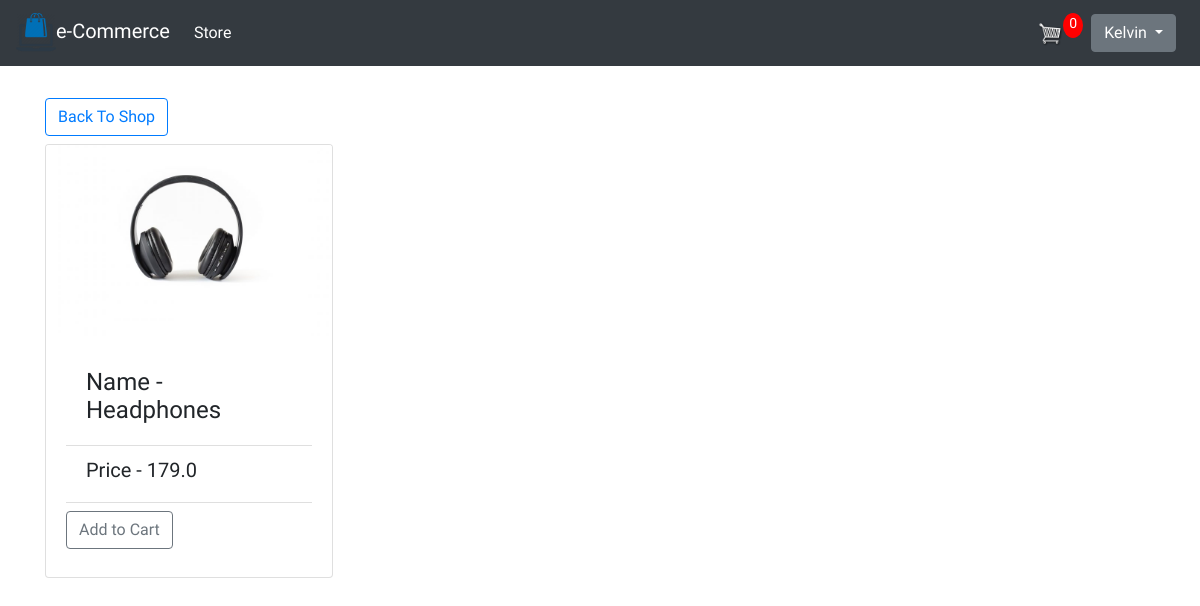
/product/1 (signed in), run on the app's committed database.
### store/models.py (models this page shows, shortened)
class Product(models.Model):
    name = models.CharField(max_length=200, null=True)
    price = models.FloatField(max_length=200, null=True)
    digital = models.BooleanField(default=False, null=True, blank=True)
    image = models.ImageField(null=True, blank=True)
    @property
    def imageURL(self):
        try:
            url = self.image.url
        except:
            url = ''
        return url

### store/views.py (the view)
# urls.py: path('product/<int:id>', views.product_detail, name="product")
@login_required
def product_detail(request, id):
    data = cartData(request)
    cartItems = data['cartItems']
    order = data['order']
    items = data['items']
    product = Product.objects.get(id=id)
    context = {'items': items, 'order': order, 'cartItems': cartItems, 'product': product}
    return render(request, 'store/product_detail.html', context)

### store/models.py (called while the page is built)
    @property
    def get_cart_items(self):
        orderitems = self.orderitem_set.all()
        total = sum([item.quantity for item in orderitems])
        return total

### store/utils.py (called while the page is built)
def cartData(request):
    if request.user.is_authenticated:
        customer = request.user.customer
        order, created = Order.objects.get_or_create(customer=customer, complete=False)
        items = order.orderitem_set.all()
        cartItems = order.get_cart_items
    else:
        cookieData = cookieCart(request)
        cartItems = cookieData['cartItems']
        order = cookieData['order']
        items = cookieData['items']
    return {'cartItems': cartItems, 'order': order, 'items': items}

### templates/store/product_detail.html
{% extends 'store/main.html' %}
{% load static %}
{% block content %}
<div class="my-2">
    <a class="btn btn-outline-primary" href="{% url 'store' %}">Back To Shop</a>
</div>
<div class="card" style="width: 18rem;">
    <img src="{{product.imageURL}}" class="card-img-top" alt="...">
    <div class="card-body">
      <ul class="list-group list-group-flush">
        <li class="list-group-item">
            <h4>Name - {{product.name}}</h4>
        </li>
        <li class="list-group-item">
            <h5>Price - {{product.price}}</h5>
        </li>
      </ul>
      <div>
        <button data-product={{ product.id }} data-action="add" class="my-2 btn btn-outline-secondary add-btn update-cart">Add to Cart</button>
      </div>
    </div>
  </div>
{% endblock %}

### templates/store/main.html (shortened to what this page needs)
<!DOCTYPE html>
{% load static %}
<html>
    <head>
            <link rel="stylesheet" type="text/css" href="{% static 'css/main.css' %}">
            <link rel="stylesheet" href="https://maxcdn.bootstrapcdn.com/bootstrap/4.0.0/css/bootstrap.min.css">
     </head>
     <body style="font-family: 'Glory', sans-serif;">
        <nav class="navbar navbar-expand-lg navbar-dark bg-dark">
          <a class="navbar-brand" href="{% url 'store' %}"><img width="40px" height="40px" src="{% static 'images/logo.png' %}">e-Commerce</a>
          <div class="collapse navbar-collapse" id="navbarSupportedContent">
            <ul class="navbar-nav mr-auto">
              <li class="nav-item active">
                <a class="nav-link" href="{% url 'store' %}">Store <span class="sr-only">(current)</span></a>
              </li>
            </ul>
            <div class="form-inline my-2 my-lg-0">
                {% if user.is_authenticated %}
                    <a href="{% url 'cart' %}">
                        <img  id="cart-icon" src="{% static 'images/cart.png' %}">
                    </a>
                    <p id="cart-total">{{ cartItems }}</p>
                    <div class="dropdown mx-2">
                        <button class="btn btn-secondary dropdown-toggle" type="button" id="dropdownMenuButton" data-toggle="dropdown" aria-haspopup="true" aria-expanded="false">
                            {{user.username}}
                        </button>
                    </div>
                {% else  %}
                    <a href="{% url 'login'%}"class="btn btn-outline-primary">Login</a>
                    <a href="{% url 'signup'%}"class="mx-2 btn btn-outline-primary">Register</a>
                {% endif %}
            </div>
          </div>
        </nav>
         <div class="container">
                <br>
                {% block content %}
                 {% endblock content %}
                <br>
         </div>
     </body>
</html>

### static/css/main.css (style rules this page uses)
body { background-color: hsl(0, 0%, 98%); }
h1,h2,h3,h4,h5,h6 { color:hsl(0, 0%, 30%); }
.bg-dark { background-color: #4f868c!important; }
#cart-icon { width:25px; display: inline-block; margin-left: 15px; }
#cart-total { display: block; text-align: center; color:#fff; background-color: red; width: 20px; height: 25px; border-radius: 50%; font-size: 14px; }
.btn { border-radius: 0; }

### data on the page
Product: imageURL (picture), name "Headphones", price "179.0"

### other printed values
{{ cartItems }} "0"
{{ user.username }} "Kelvin"
